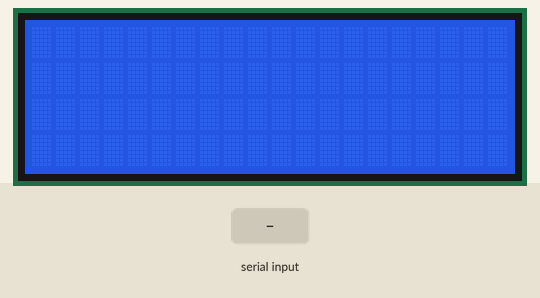
A sketch run on a simulated Arduino Uno, built with avr-gcc and run on an emulated ATmega328P. Parts: 20×4 character LCD. The test bench sets the inputs (shaded band).

Above: at 1.2 s.
1.3 s: "##" received over Serial
At 3.1 s:
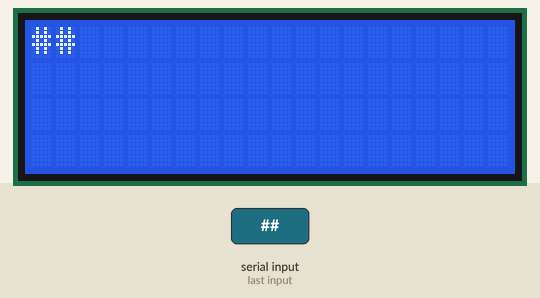
3.8 s: "###" received over Serial
At 5.1 s:
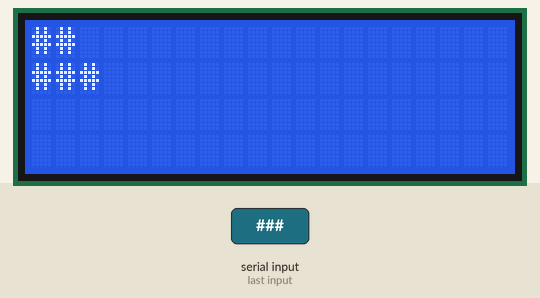
6.3 s: "####" received over Serial
At 8.2 s:
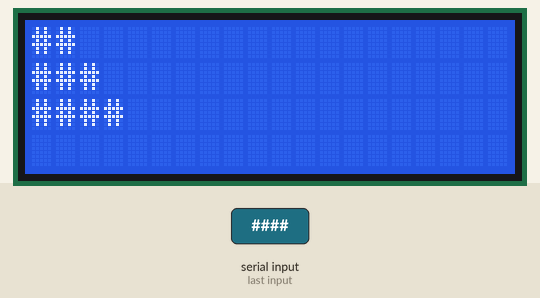
8.8 s: "#####" received over Serial
At 10.1 s:
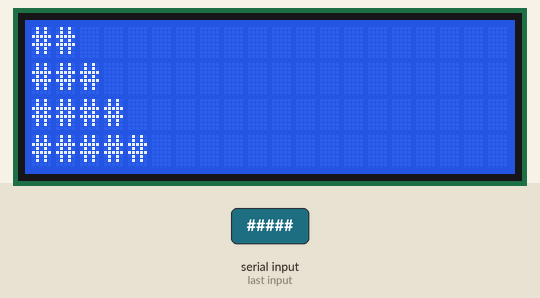
11.3 s: "1" received over Serial
At 13.0 s:
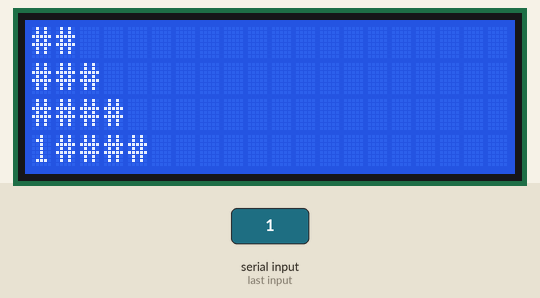
Timing chart, 0 to 14.5 s (numbered marks = the images above; inputs shaded):
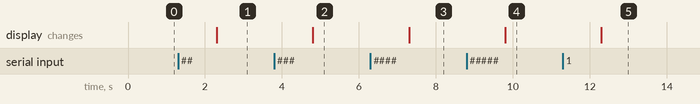

Measured:
- after the input at 1.3 s, the display: changes after 1.0 s (image 1)
- after the input at 3.8 s, the display: changes after 1.0 s (image 2)
- after the input at 6.3 s, the display: changes after 1.0 s (image 3)
- after the input at 8.8 s, the display: changes after 1.0 s (image 4)
- after the input at 11.3 s, the display: changes after 1.0 s (image 5)

The sketch:

FINAL_WORK_TWITTER.ino
```cpp
// include the library code:
#include <LiquidCrystal.h>

// initialize the library by associating any needed LCD interface pin
// with the arduino pin number it is connected to
const int rs = 12, en = 11, d4 = 5, d5 = 4, d6 = 3, d7 = 2;
LiquidCrystal lcd(rs, en, d4, d5, d6, d7);

void setup() {
  // set up the LCD's number of columns and rows:
  lcd.begin(20,4);
  lcd.clear();

  Serial.begin(9600);
}
int a=0;
void loop() {

  if(Serial.available()){
    String ch;
    ch=Serial.readString();
    ch.trim();

    if(ch=="##"){
      a=0;
    }else if(ch=="###"){
      a=1;
    }else if(ch=="####"){
      a=2;
    }else if(ch=="#####"){
      a=3;
    }else{}
    lcd.setCursor(0,a);
    if(ch!="###" || ch!="##"){
      lcd.print(ch);
    }
  }

}
```
